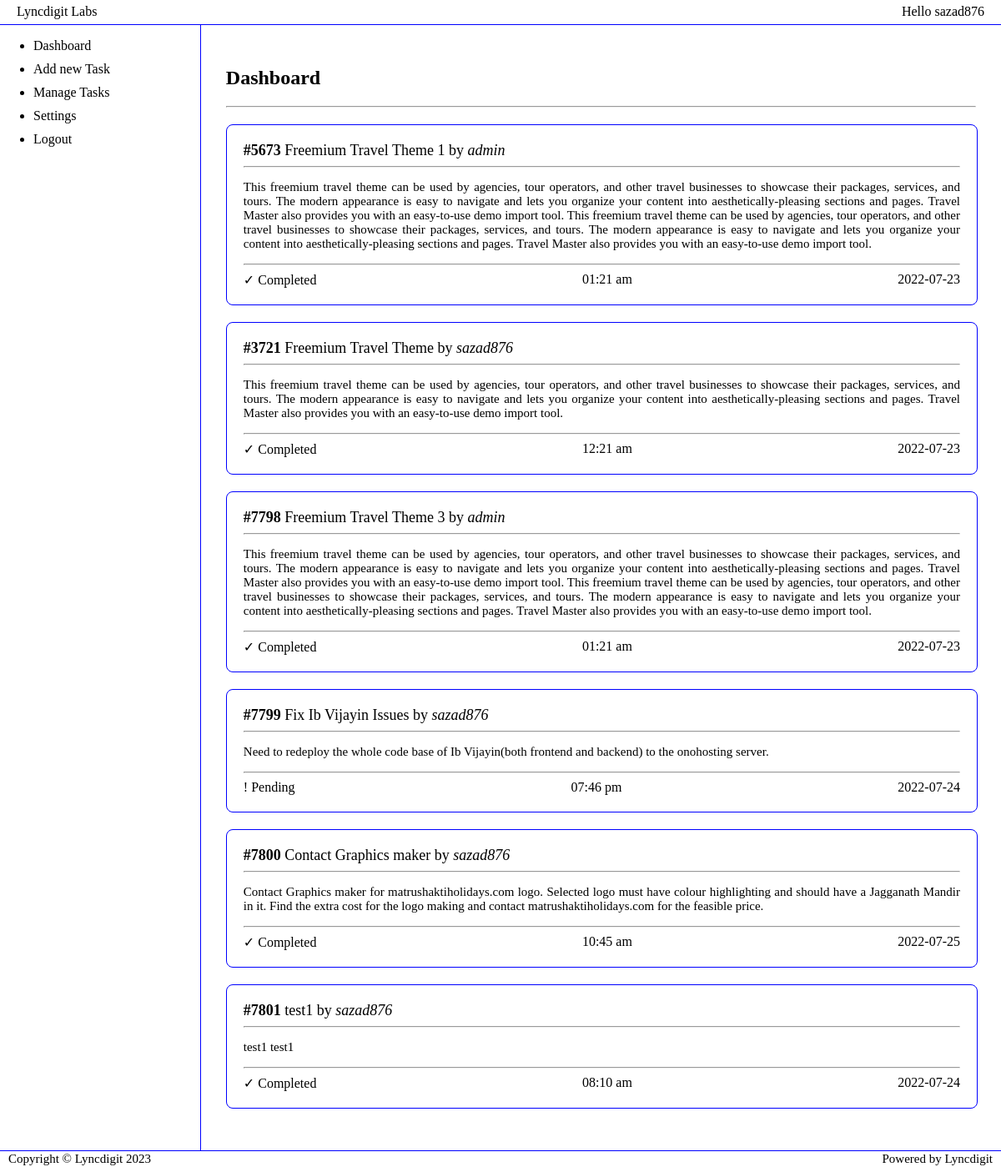
/ (signed in), run on the app's committed database.
### tables this page shows
CREATE TABLE `tasks` (
  `slno` int(255) NOT NULL,
  `taskid` int(255) NOT NULL,
  `userid` varchar(255) NOT NULL,
  `title` varchar(255) NOT NULL,
  `description` longtext NOT NULL,
  `task_date` date NOT NULL,
  `task_time` time NOT NULL,
  `is_completed` tinyint(1) NOT NULL DEFAULT 0,
  `created_on` timestamp NOT NULL DEFAULT current_timestamp()
);

### index.php (the view, shortened to what this page needs)
<?php
include_once "config.php";
$query = "SELECT * FROM `tasks` ORDER BY `tasks`.`slno` ASC";
$run_query = mysqli_query($conn, $query);
?>
<!DOCTYPE html>
<html lang="en">
<head>
    <link rel="stylesheet" href="<?=___ABS_PATH___?>styles/style001.css">
</head>
<body>
    <?php
    include_once "assets/header.php";
    ?>
    <section>
        <?php
        include_once "assets/sidebar.php";
        ?>
        <div class="tms-main-container">
            <h1>Dashboard</h1>
            <hr />
            <div class="task-posts-container">
                <?php
                if (mysqli_num_rows($run_query) > 0) {
                    while ($row = mysqli_fetch_assoc($run_query)) {
                        echo '
                        <div class="a-task-post-wrapper">
                            <div class="task-post-title">
                                <span class="bold">#'.$row['taskid'].'</span>
                                <span>'.$row['title'].'</span>
                                <span>by</span>
                                <span class="italic"><a href="./users/?userid='.$row['userid'].'">'.$row['userid'].'</a></span>
                            </div>
                            <hr />
                            <div class="task-post-description">
                                <p>
                                    '.$row['description'].'
                                </p>
                            </div>
                            <hr>
                            <div class="status">';
                            if($row['is_completed'] == 1){
                                echo '<div class="task-current-status">&#10003; Completed</div>';
                            } else {
                                echo '<div class="task-current-status">&#33; Pending</div>';
                            }
                            $task_time = $row['task_time'];
                            $task_time = date('h:i a', strtotime($task_time));
                            echo '
                                <div class="task_time">'.$task_time.'</div>
                                <div class="task_date">'.$row['task_date'].'</div>
                            </div>
                        </div>
                        ';
                    }
                } else {
                    echo 'Nothing to show!';
                }
                ?>
            </div>
        </div>
    </section>
    <?php
    include_once "assets/footer.php";
    ?>
</body>
</html>

### assets/header.php
<header>
    <div class="header-wrapper">
        <div>Lyncdigit Labs</div>
        <div>
            <?php
            if (isset($_SESSION['tms_userid'])) {
                echo "Hello " . $_SESSION['tms_userid'];
            }
            ?>
        </div>
    </div>
</header>

### assets/sidebar.php
<div class="sidebar">
    <ul>
        <li>
            <a href="<?=___ABS_PATH___?>">Dashboard</a>
        </li>
        <li>
            <a href="<?=___ABS_PATH___?>add-new-task">Add new Task</a>
        </li>
        <li>
            <a href="<?=___ABS_PATH___?>manage-tasks">Manage Tasks</a>
        </li>
        <li>
            <a href="<?=___ABS_PATH___?>">Settings</a>
        </li>
        <li>
            <a href="<?=___ABS_PATH___?>">Logout</a>
        </li>
    </ul>
</div>

### assets/footer.php
<footer>
    <div class="copyright">
        Copyright &copy; Lyncdigit <?php echo date('Y'); ?>
    </div>
    <div class="lyncdigit">
        Powered by <a href="https://www.lyncdigit.com" target="_blank">Lyncdigit</a>
    </div>
</footer>

### styles/style001.css (style rules this page uses)
html, body { height: 100%; width: 100%; margin: 0; padding: 0; box-sizing: border-box; display: flex; flex-direction: column; background-color: white; }
body { position: relative; }
header, footer { width: 100%; height: 30px; border-bottom: 1px solid blue; }
header { display: flex; align-items: center; }
header .header-wrapper { height: 100%; width: 100%; margin-right: 20px; margin-left: 20px; display: flex; justify-content: space-between; align-items: center; }
.bold { font-weight: bold; }
.italic { font-style: oblique; }
footer { height: 20px; border-bottom: 0; border-top: 1px solid blue; display: flex; flex-direction: row; justify-content: space-between; align-items: center; font-size: 15px; }
footer .copyright { margin-left: 10px; }
footer .lyncdigit { margin-right: 10px; }
footer .lyncdigit a { color: black; cursor: pointer; }
a { all: unset; cursor: pointer; }
section { height: calc(100% - 50px); width: 100%; display: flex; flex-direction: row; }
section .sidebar { width: 20%; height: 100%; border-right: 1px solid blue; }
section .sidebar li { cursor: pointer; margin-bottom: 10px; }
section .tms-main-container { width: calc(80% - 60px); height: calc(100% - 60px); padding: 30px; overflow-y: auto; }
section .tms-main-container .task-posts-container { height: auto; width: 100%; margin-top: 20px; display: flex; flex-direction: column; }
section .tms-main-container .task-posts-container .a-task-post-wrapper { padding: 20px; width: calc(100% - 40px); height: auto; overflow: hidden; margin-bottom: 20px; border-radius: 8px; border: 1px solid blue; }
section .tms-main-container .task-posts-container .a-task-post-wrapper .task-post-title { font-size: 18px; }
section .tms-main-container .task-posts-container .a-task-post-wrapper .task-post-description { font-size: 15px; text-align: justify; }
section .tms-main-container .task-posts-container .a-task-post-wrapper .status { height: auto; width: 100%; display: flex; flex-direction: row; justify-content: space-between; }

### data on the page
tasks: taskid "5673", title "Freemium Travel Theme 1", userid "admin", description "This freemium travel theme can be used by agencies, tour operators, and other travel businesses to showcase their packages, services, and tours. The modern appearance is easy to navigate and lets you organize your content into aesthetically-pleasing sections and pages. Travel Master also provides you with an easy-to-use demo import tool. This freemium travel theme can be used by agencies, tour operators, and other travel businesses to showcase their packages, services, and tours. The modern appearance is easy to navigate and lets you organize your content into aesthetically-pleasing sections and pages. Travel Master also provides you with an easy-to-use demo import tool.", is_completed "✓ Completed", task_time "01:21 am", task_date "2022-07-23"
tasks: taskid "3721", title "Freemium Travel Theme", userid "sazad876", description "This freemium travel theme can be used by agencies, tour operators, and other travel businesses to showcase their packages, services, and tours. The modern appearance is easy to navigate and lets you organize your content into aesthetically-pleasing sections and pages. Travel Master also provides you with an easy-to-use demo import tool.", is_completed "✓ Completed", task_time "12:21 am", task_date "2022-07-23"
tasks: taskid "7798", title "Freemium Travel Theme 3", userid "admin", description "This freemium travel theme can be used by agencies, tour operators, and other travel businesses to showcase their packages, services, and tours. The modern appearance is easy to navigate and lets you organize your content into aesthetically-pleasing sections and pages. Travel Master also provides you with an easy-to-use demo import tool. This freemium travel theme can be used by agencies, tour operators, and other travel businesses to showcase their packages, services, and tours. The modern appearance is easy to navigate and lets you organize your content into aesthetically-pleasing sections and pages. Travel Master also provides you with an easy-to-use demo import tool.", is_completed "✓ Completed", task_time "01:21 am", task_date "2022-07-23"
tasks: taskid "7799", title "Fix Ib Vijayin Issues", userid "sazad876", description "Need to redeploy the whole code base of Ib Vijayin(both frontend and backend) to the onohosting server.", is_completed "! Pending", task_time "07:46 pm", task_date "2022-07-24"
tasks: taskid "7800", title "Contact Graphics maker", userid "sazad876", description "Contact Graphics maker for matrushaktiholidays.com logo. Selected logo must have colour highlighting and should have a Jagganath Mandir in it. Find the extra cost for the logo making and contact matrushaktiholidays.com for the feasible price.", is_completed "✓ Completed", task_time "10:45 am", task_date "2022-07-25"
tasks: taskid "7801", title "test1", userid "sazad876", description "test1 test1", is_completed "✓ Completed", task_time "08:10 am", task_date "2022-07-24"

### other printed values
$_SESSION['tms_userid'] "sazad876"
